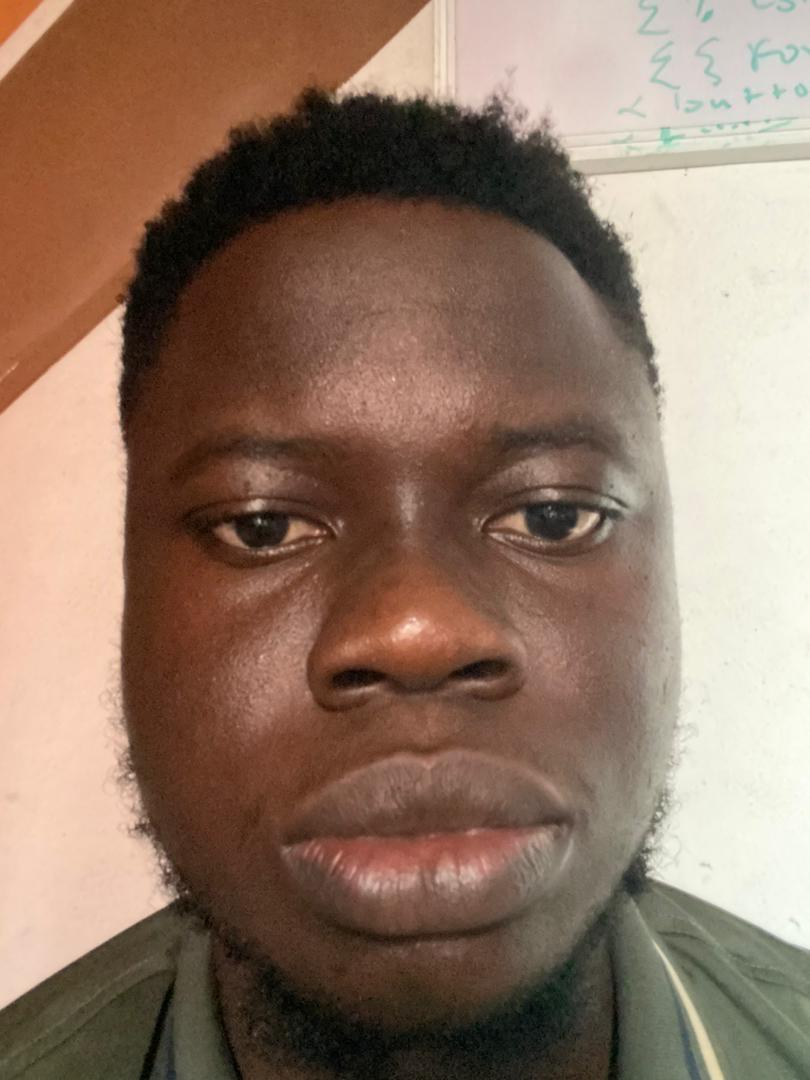
#> input picture faces/attendance/WhatsApp_Image_2025-10-24_at_15.05.12_448ce074.jpg, 810 x 1080 px
$ python -i utils.py   (imports and definitions only)   (older library calls are emulated)
#> lines starting #> are read from the running program, lines starting #| are printed output that depends on the picture
#attendance/utils.py
import base64
import io
import logging
import os
from PIL import Image, ImageFile
import imagehash
import numpy as np
import cv2

# Configure logging
logger = logging.getLogger(__name__)

# Allow truncated images
ImageFile.LOAD_TRUNCATED_IMAGES = True

# Load face detection cascade
CASCADE_PATH = cv2.data.haarcascades
FACE_CASCADE = cv2.CascadeClassifier(os.path.join(CASCADE_PATH, 'haarcascade_frontalface_default.xml'))

# [24 lines left out: function base64_to_pil, not called in this run]

def detect_and_crop_face(image, min_size_ratio=0.1):
    """Enhanced face detection with quality controls"""
#> called with min_size_ratio = 0.1
    try:
        # Convert to OpenCV format if needed
        if isinstance(image, Image.Image):
            image = cv2.cvtColor(np.array(image), cv2.COLOR_RGB2BGR)

        # Convert to grayscale for detection
        gray = cv2.cvtColor(image, cv2.COLOR_BGR2GRAY)
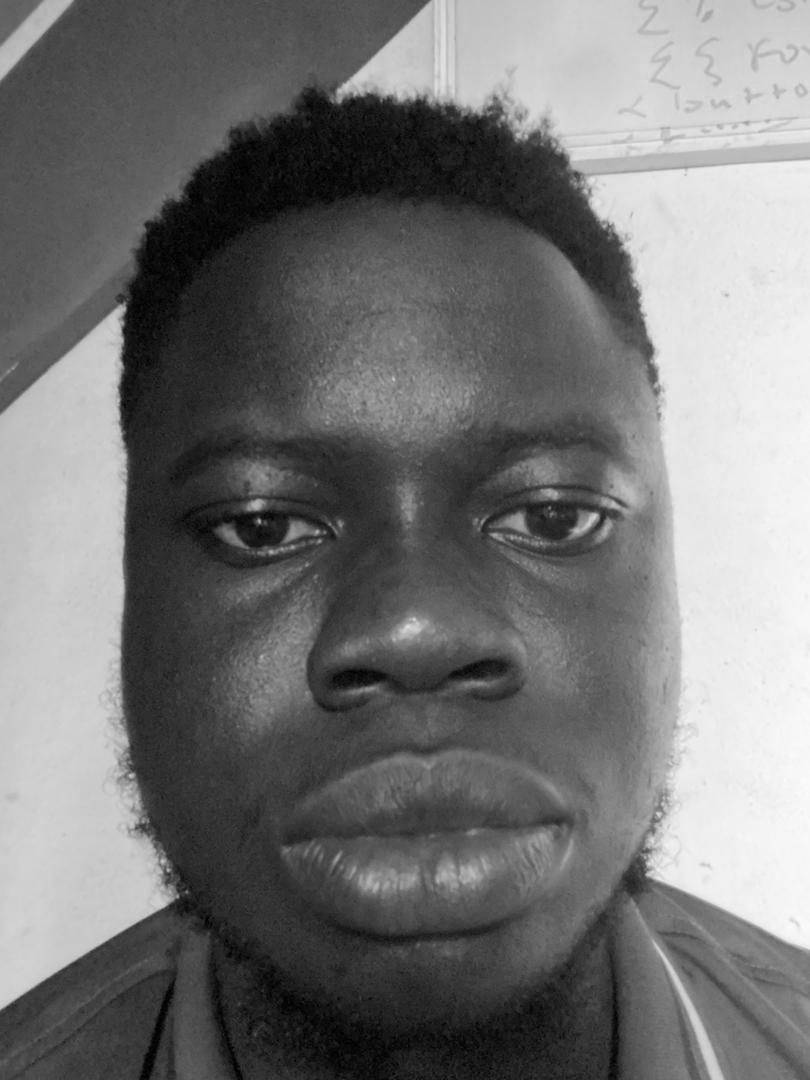
#> gray: shape (1080, 810); min 0, max 252, mean 116.5

        # Detect faces with optimized parameters
        faces = FACE_CASCADE.detectMultiScale(
            gray,
            scaleFactor=1.1,
            minNeighbors=5,
            minSize=(30, 30)
        )
#> faces = [[93, 260, 622, 622]]

        if len(faces) == 0:
            logger.warning("No face detected in image")
            return None

        # Get largest face
        if len(faces) > 1:
            faces = sorted(faces, key=lambda x: x[2]*x[3], reverse=True)
            logger.info(f"Multiple faces detected, using largest face")

        x, y, w, h = faces[0]
#> x = 93; y = 260; w = 622; h = 622

        # Add padding (15% on each side)
        pad_w = int(w * 0.15)
#> pad_w = 93
        pad_h = int(h * 0.15)
#> pad_h = 93
        x1 = max(0, x - pad_w)
#> x1 = 0
        y1 = max(0, y - pad_h)
#> y1 = 167
        x2 = min(image.shape[1], x + w + pad_w)
#> x2 = 808
        y2 = min(image.shape[0], y + h + pad_h)
#> y2 = 975

        # Crop and standardize size
        face = image[y1:y2, x1:x2]
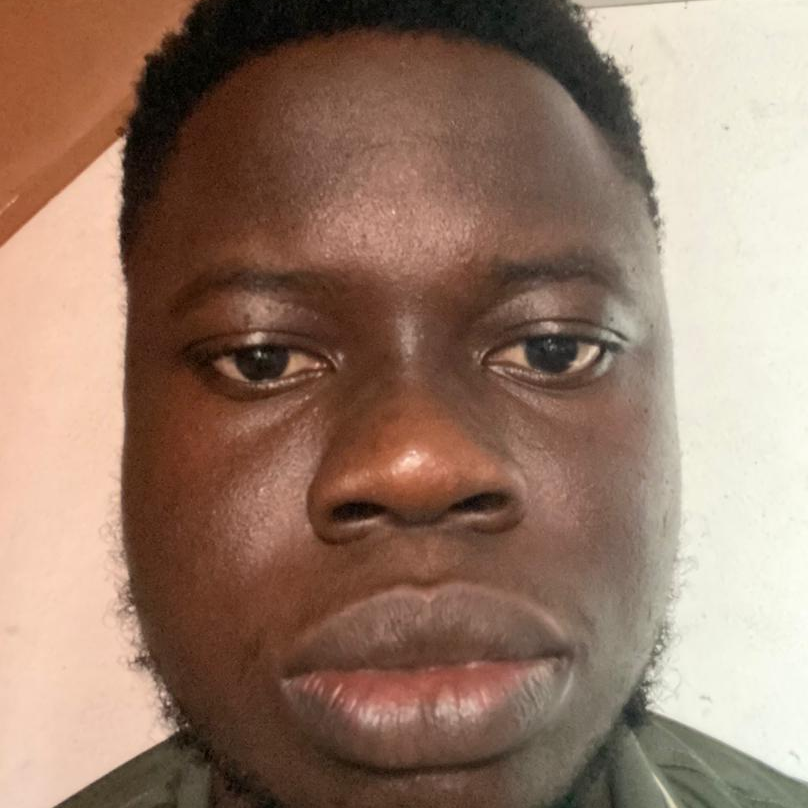
#> face: shape (808, 808, 3); mean R, G, B 150.1, 122.2, 105.2
        face = cv2.resize(face, (160, 160))
#> face: shape (160, 160, 3)

        # Check minimum face size ratio
        face_size_ratio = (x2 - x1) * (y2 - y1) / (image.shape[0] * image.shape[1])
#> face_size_ratio = 0.746
        if face_size_ratio < min_size_ratio:
            logger.warning("Face too small in image")
            return None

        return Image.fromarray(cv2.cvtColor(face, cv2.COLOR_BGR2RGB))
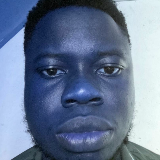
#> returned value: PIL image 160x160 RGB; mean R, G, B 105.1, 122.1, 150

    except Exception as e:
        logger.error(f"Face detection error: {str(e)}")
        return None

# [33 lines left out: functions check_face_quality, compute_phash, not called in this run]

def phash_to_hex(phash):
    """Convert hash to hex string"""
    return str(phash)

# [46 lines left out: functions compare_phash, verify_liveness, not called in this run]

>>> import cv2
>>> picture = cv2.cvtColor(cv2.imread('../faces/attendance/WhatsApp_Image_2025-10-24_at_15.05.12_448ce074.jpg'), cv2.COLOR_BGR2RGB)
>>> result = detect_and_crop_face(picture)

$ run again, on faces/attendance/51YS0aqmpRL._AC_SY1000_.jpg
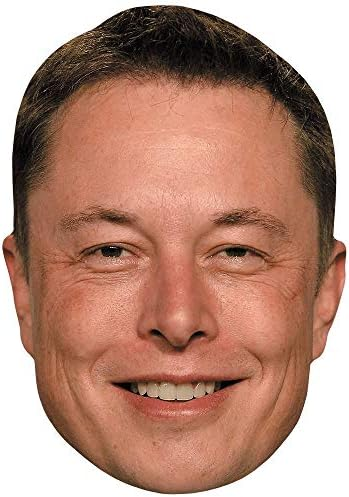
#> input picture faces/attendance/51YS0aqmpRL._AC_SY1000_.jpg, 349 x 497 px
#> faces = [[32, 131, 295, 295]]
#> x = 32; y = 131; w = 295
#> pad_w = 44
#> x1 = 0
#> y1 = 87
#> x2 = 349
#> y2 = 470
#> in detect_and_crop_face, `face = cv2.resize(face, (160, 160))`:
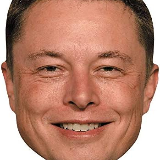
#> face: shape (160, 160, 3); mean R, G, B 184.6, 133.1, 113.2
#> face_size_ratio = 0.771
#> in detect_and_crop_face, `return Image.fromarray(cv2.cvtColor(face, cv2.COLOR_BGR2RGB))`:
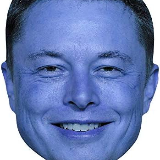
#> returned value: PIL image 160x160 RGB; mean R, G, B 113.2, 133.1, 184.6

$ run again, on faces/attendance/WIN_20251029_20_05_32_Pro.jpg
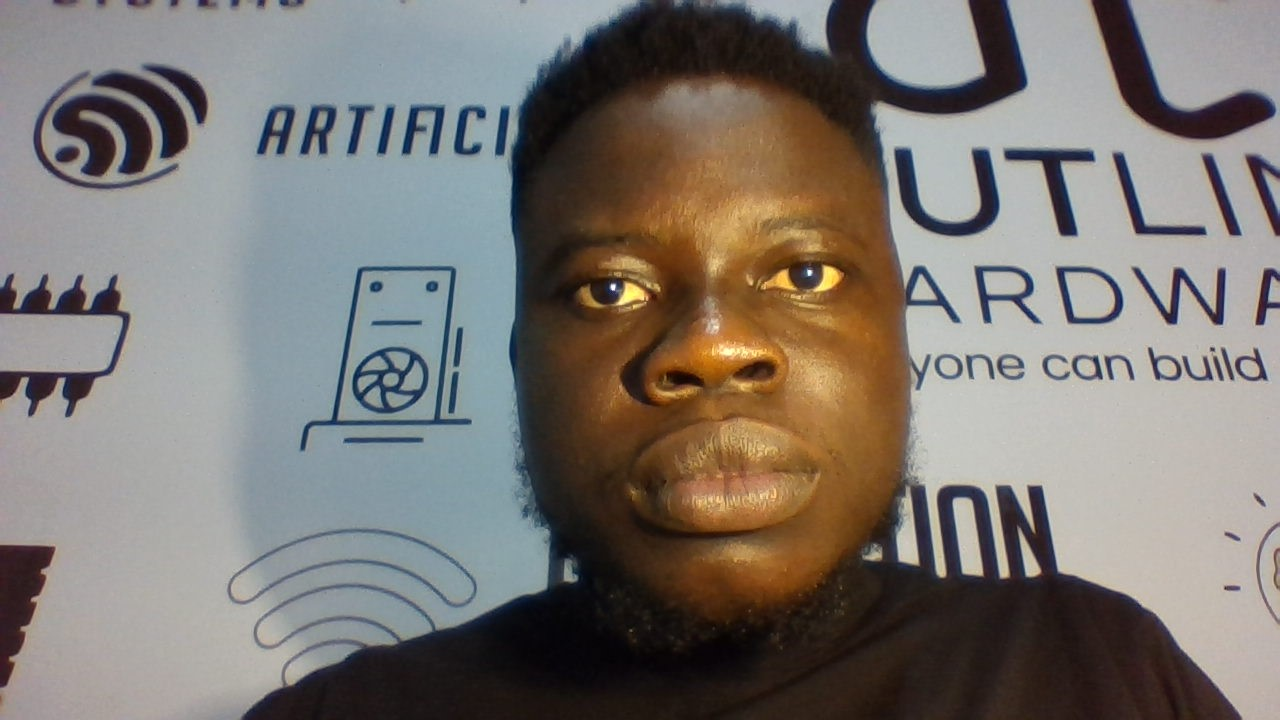
#> input picture faces/attendance/WIN_20251029_20_05_32_Pro.jpg, 1280 x 720 px
#> faces = [[498, 108, 433, 433]]
#> x = 498; y = 108; w = 433
#> pad_w = 64
#> x1 = 434
#> y1 = 44
#> x2 = 995
#> y2 = 605
#> in detect_and_crop_face, `face = cv2.resize(face, (160, 160))`:
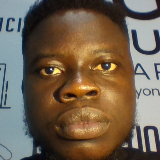
#> face: shape (160, 160, 3); mean R, G, B 114.2, 97.7, 79.4
#> face_size_ratio = 0.341
#> in detect_and_crop_face, `return Image.fromarray(cv2.cvtColor(face, cv2.COLOR_BGR2RGB))`:
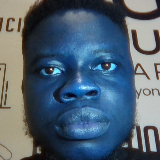
#> returned value: PIL image 160x160 RGB; mean R, G, B 79.4, 97.7, 114.2
